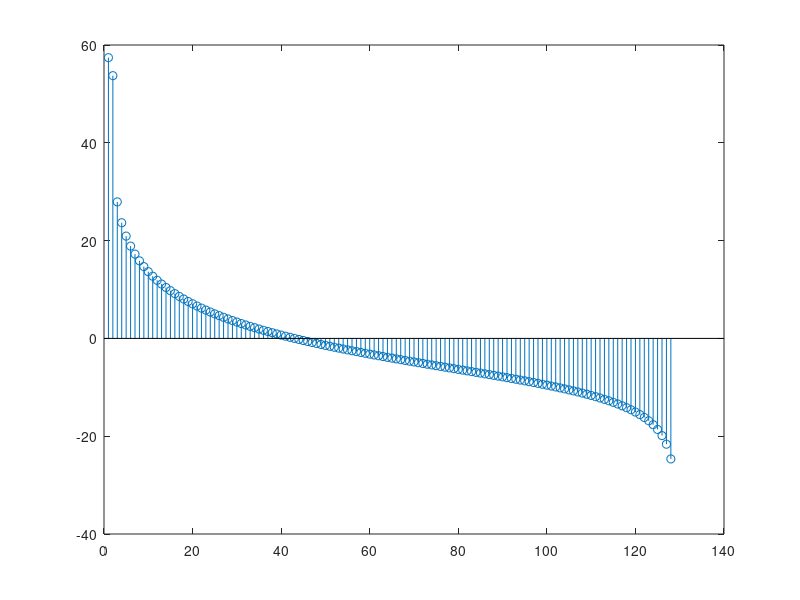

This chart was generated by the following MATLAB code:


clear all; clc;
format shorteng;


PI = 3.1415926;
F_S = 48828.0;
F_OUT = 1000.0;

mySinVal = 0; % float
sample_dt = 0; % float
sample_N = 0; % uint16
i_t = 0; % uint16
myDacVal = 0; % uint32
dataI2S = zeros(1,100); % uint16

right_ch = zeros(1,50);


sample_dt = F_OUT/F_S;
sample_N = F_S/F_OUT;


for i=0:sample_N
    mySinVal = sin(i*2*PI*sample_dt);
    dataI2S(i*2+1) = (mySinVal )*8000;  
    dataI2S(i*2 + 2) = (mySinVal )*8000;
    right_ch(i+1) = mySinVal*8000;
end


pd = right_ch(1:50)


length(pd)

plot(pd)

x = [pd, pd, pd, pd];
x = [x, x, x, x, x, x];

x = x(1:512);

X = fft(x);

stem(  10*log10( abs(X(1:256)))  )

%%

clear all; clc;
format shorteng;

x = [0.000000 ,0.038594 ,0.077131 ,0.115553 ,0.153803 ,0.191824 ,0.229558 ,0.266951 ,0.303946 ,0.340488 ,0.376523 ,0.411996 ,0.446856 ,0.481050 ,0.514527 ,0.547237 ,0.579132 ,0.610164 ,0.640287 ,0.669456 ,0.697627 ,0.724758 ,0.750810 ,0.775743 ,0.799520 ,0.822106 ,0.843466 ,0.863570 ,0.882387 ,0.899889 ,0.916051 ,0.930847 ,0.944256 ,0.956258 ,0.966836 ,0.975972 ,0.983655 ,0.989871 ,0.994613 ,0.997873 ,0.999645 ,0.999928 ,0.998722 ,0.996027 ,0.991847 ,0.986190 ,0.979064 ,0.970478 ,0.960447 ,0.948984 ,0.936107 ,0.921835 ,0.906190 ,0.889194 ,0.870874 ,0.851256 ,0.830369 ,0.808245 ,0.784916 ,0.760419 ,0.734787 ,0.708062 ,0.680281 ,0.651486 ,0.621721 ,0.591029 ,0.559456 ,0.527050 ,0.493859 ,0.459931 ,0.425318 ,0.390072 ,0.354244 ,0.317888 ,0.281059 ,0.243811 ,0.206200 ,0.168281 ,0.130112 ,0.091748 ,0.053249 ,0.014669 ,-0.023932 ,-0.062497 ,-0.100970 ,-0.139292 ,-0.177406 ,-0.215256 ,-0.252786 ,-0.289938 ,-0.326659 ,-0.362892 ,-0.398586 ,-0.433685 ,-0.468138 ,-0.501893 ,-0.534901 ,-0.567111 ,-0.598476 ,-0.628950 ,-0.658487 ,-0.687042 ,-0.714573 ,-0.741040 ,-0.766402 ,-0.790623 ,-0.813666 ,-0.835496 ,-0.856080 ,-0.875390 ,-0.893395 ,-0.910069 ,-0.925386 ,-0.939325 ,-0.951864 ,-0.962985 ,-0.972671 ,-0.980907 ,-0.987682 ,-0.992985 ,-0.996809 ,-0.999147 ,-0.999996 ,-0.999356 ,-0.997226 ,-0.993610 ,-0.988514 ,-0.981944 ,-0.973912 ,-0.964428 ,-0.953507 ,-0.941166 ,-0.927422 ,-0.912296 ,-0.895810 ,-0.877990 ,-0.858862 ,-0.838454 ,-0.816796 ,-0.793921 ,-0.769863 ,-0.744659 ,-0.718344 ,-0.690959 ,-0.662545 ,-0.633143 ,-0.602798 ,-0.571555 ,-0.539460 ,-0.506561 ,-0.472907 ,-0.438549 ,-0.403537 ,-0.367924 ,-0.331763 ,-0.295107 ,-0.258012 ,-0.220531 ,-0.182723 ,-0.144642 ,-0.106346 ,-0.067891];
x = [4000 ,4348 ,4694 ,5035 ,5367 ,5690 ,5999 ,6293 ,6570 ,6827 ,7063 ,7276 ,7463 ,7624 ,7758 ,7863 ,7938 ,7984 ,8000 ,7984 ,7939 ,7864 ,7759 ,7626 ,7465 ,7277 ,7065 ,6830 ,6572 ,6296 ,6002 ,5692 ,5370 ,5038 ,4697 ,4351 ,4003 ,3654 ,3308 ,2967 ,2635 ,2312 ,2003 ,1708 ,1431 ,1174 ,938 ,725 ,537 ,376 ,242 ,137 ,61 ,15 ,0 ,14 ,59 ,135 ,239 ,372 ,533 ,720 ,932 ,1167 ,1424 ,1701 ,1995 ,2304 ,2626 ,2959 ,3299 ,3645];

n = length(x)

dt = [x, x, x, x];

plot(dt(1:n))

%%
k = 256;

dt = [dt, dt, dt, dt, dt, dt, dt, dt, dt, dt, dt];

dt = dt(1:k);
% plot(dt)
w = hamming(k);
dt = dt.*w;

X = abs(fft(dt));
X = X(1:(k/2));
stem(  10*log10(X) );






